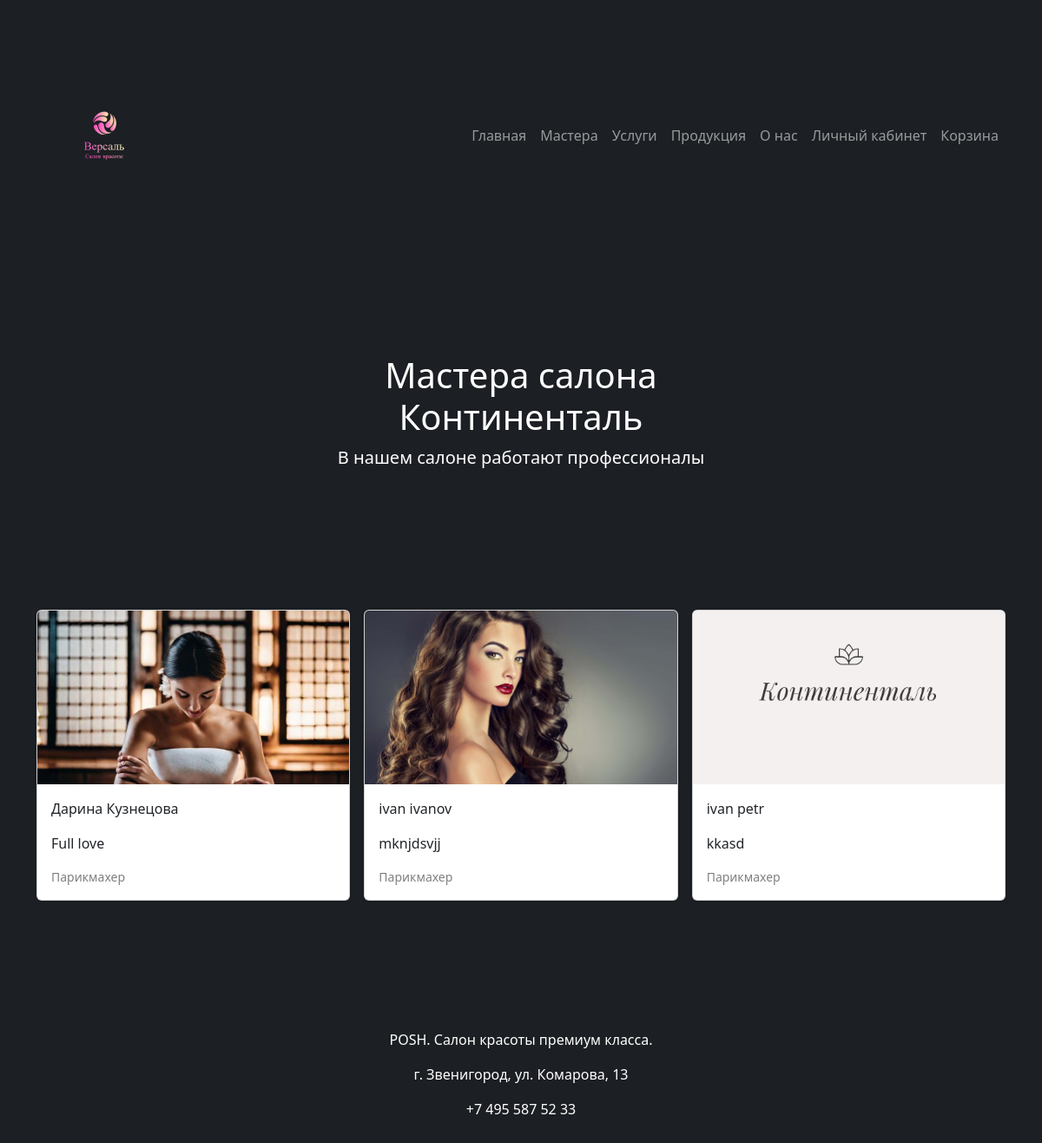
Before: /masters/ with the older database file.
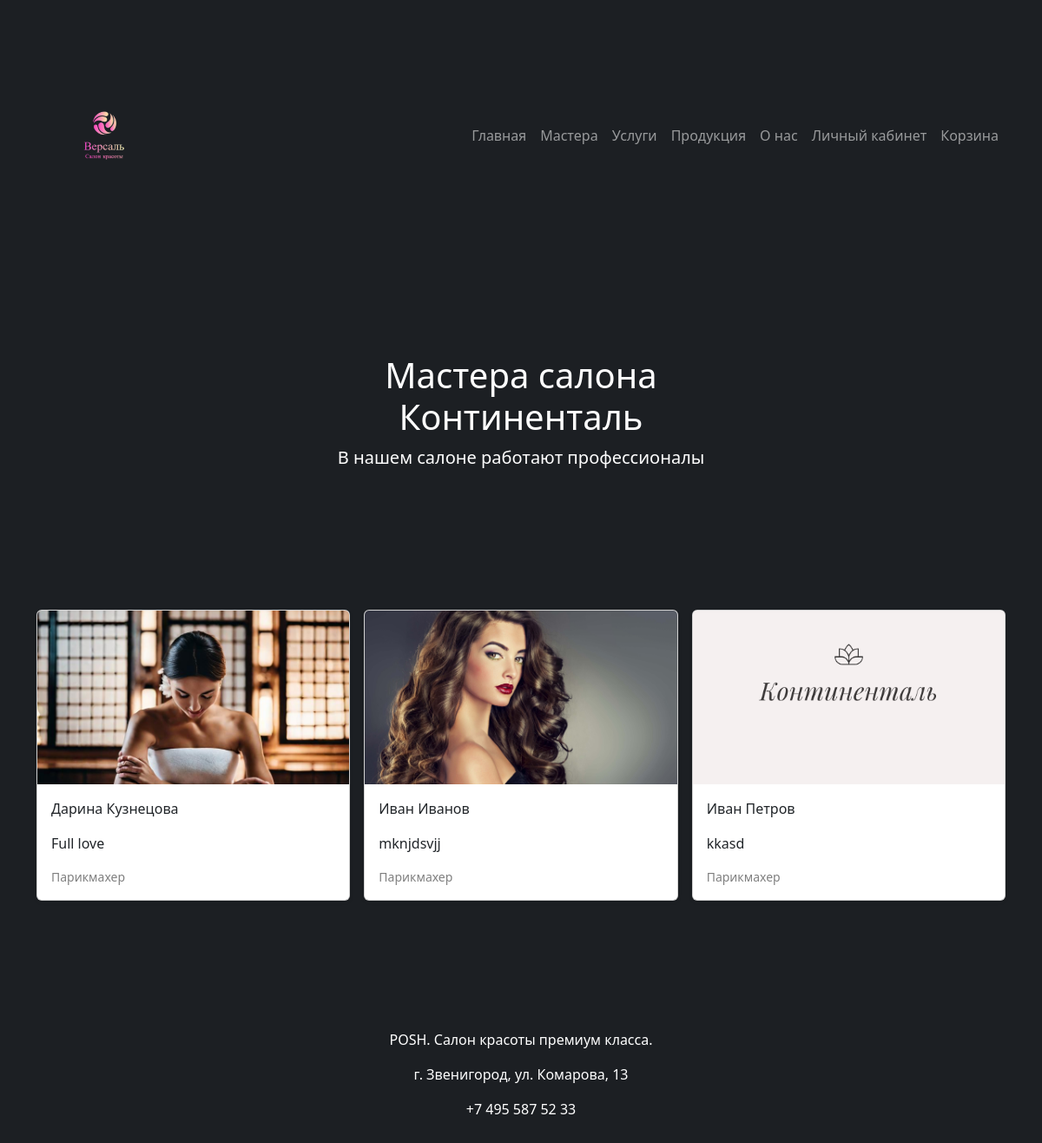
After: the same page with the newer database file.
### masters/models.py (models this page shows, shortened)
class Masters(models.Model):
    user: Users = models.OneToOneField(Users, on_delete=models.CASCADE, verbose_name='Пользователь')
    position = models.ForeignKey(Position,  on_delete=models.PROTECT, verbose_name='Должность')
    short_description = models.CharField(verbose_name='Краткая информация', max_length=200)
    full_description = models.TextField(verbose_name='Полная информация')
    photo = models.ImageField(verbose_name='Фотография', upload_to='images/')
    admission_date = models.DateField(verbose_name='Дата приема', auto_now_add=True)
    salary = models.DecimalField(verbose_name='Зарплата', max_digits=8, decimal_places=2)
    weekend = models.ManyToManyField(Weekday, verbose_name='Выходные', limit_choices_to=2)
    slug = models.SlugField(verbose_name='URL', max_length=50, unique=True, db_index=True, blank=True)
    class Meta:
        verbose_name = 'Мастер'
        verbose_name_plural = 'Мастера'

class Users(AbstractUser):
    username = None
    email = models.EmailField(verbose_name='Почта', max_length=50, unique=True, db_index=True)
    phone_number = models.CharField(verbose_name='Номер телефона', max_length=20, unique=True)
    is_customer = models.BooleanField(verbose_name='Клиент', default=True, help_text='Уберите отметку, '
                                                                        'если пользователь является сотрудником салона')
    USERNAME_FIELD = 'email'
    REQUIRED_FIELDS = []
    objects = UserManager()
    class Meta:
        verbose_name = 'Пользователь'
        verbose_name_plural = 'Пользователи'

class Position(models.Model):
    title = models.CharField(verbose_name='Должность', max_length=25)
    def __str__(self):
        return f"{self.title}"
    class Meta:
        verbose_name = 'Должность'
        verbose_name_plural = 'Должности'

### masters/views.py (the view)
# urls.py: path('', views.masters_list, name='masters_list'),
def masters_list(request):
    all_masters = Masters.objects.all()
    return render(request, 'masters/masters_list.html', {'all_masters': all_masters})

### masters/templates/masters/masters_list.html (shortened to what this page needs)
{% extends 'main/main_layout.html' %}
{% load static %}
{% block css_link %}
    <link rel="stylesheet" href="{% static 'masters/css/style.css' %}">
{% endblock %}
{% block content %}
    <section class="py-5 text-center container">
        <div class="row py-lg-5">
            <div class="col-lg-6 col-md-8 mx-auto">
                <h1 class="fw-light text-white">Мастера салона Континенталь</h1>
                <p class="lead text-white">В нашем салоне работают профессионалы</p>
            </div>
        </div>
    </section>
    <div class="album py-5">
        <div class="container">
            <div class="row row-cols-1 row-cols-sm-2 row-cols-md-3 g-3">
                {% for master in all_masters %}
                    <div class="col">
                        <a href="{% url 'master_info' master.slug %}" class="card-link">
                            <div class="card shadow-sm">
                                <img
                                        src="{{ master.photo.url }}"
                                        alt="{{ master.user.first_name }} {{ master.user.second_name }}"
                                        class="bd-placeholder-img card-img-top master-image"
                                />
                                <div class="card-body">
                                    <p class="card-text">{{ master.user.first_name }} {{ master.user.last_name }}</p>
                                    <p class="card-text">{{ master.short_description }}</p>
                                    <div class="d-flex justify-content-between align-items-center">
                                        <small class="text-black-50">{{ master.position }}</small>
                                    </div>
                                </div>
                            </div>
                        </a>
                    </div>
                {% endfor %}
            </div>
        </div>
    </div>
{% endblock %}

Changed rows visible on the page:
changed through a linked row, Masters "mknjdsvjj": user.first_name "ivan" → "Иван"; user.last_name "ivanov" → "Иванов"
changed through a linked row, Masters "kkasd": user.first_name "ivan" → "Иван"; user.last_name "petr" → "Петров"
